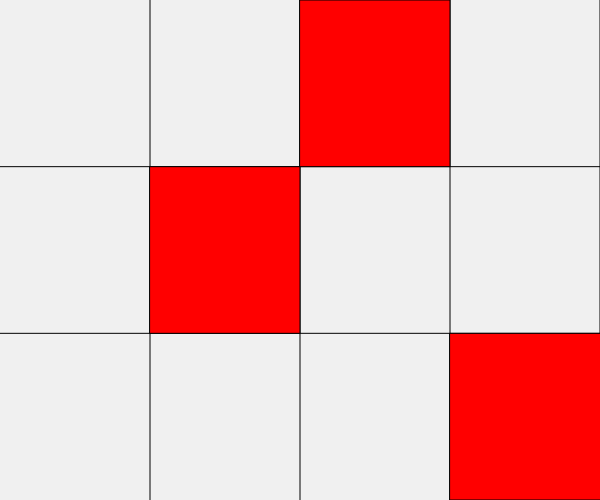
Frame 1 (no input)
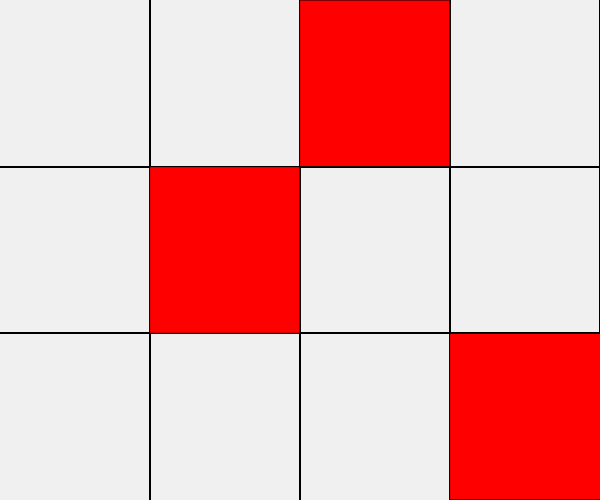
Frame 60 (no input)
Frame 120 (the mouse pressed at the canvas centre since frame 60): identical to frame 60, image omitted

The p5.js sketch that drew these frames (run headless with seeded random() and noise() and a simulated clock; from frame 60 on, the mouse is pressed at the canvas centre):

// p5.js sketch
// ── sketch.js
// Opdracht 5A: Divide and Conquer

function setup () {
  createCanvas (windowWidth/2, windowHeight/2);
  background (240);
}

function draw () {
  line(0, height /3/1*2, width, height /3/1*2);
  line(0, height /3, width, height /3);

  line(width /4, 0, width /4, height);
  line(width /2/2*3, 0, width /2/2*3, height);
  line(width /2, 0, width/2, height);
  line(width, 0, width, height);

  fill (255,0,0)
  rect (width / 4, height / 3, width / 4, height /3)
  rect (width / 2, 0, width / 4, height /3)
  rect (width /2/2*3, height /3/1*2, width, height /3)
}
